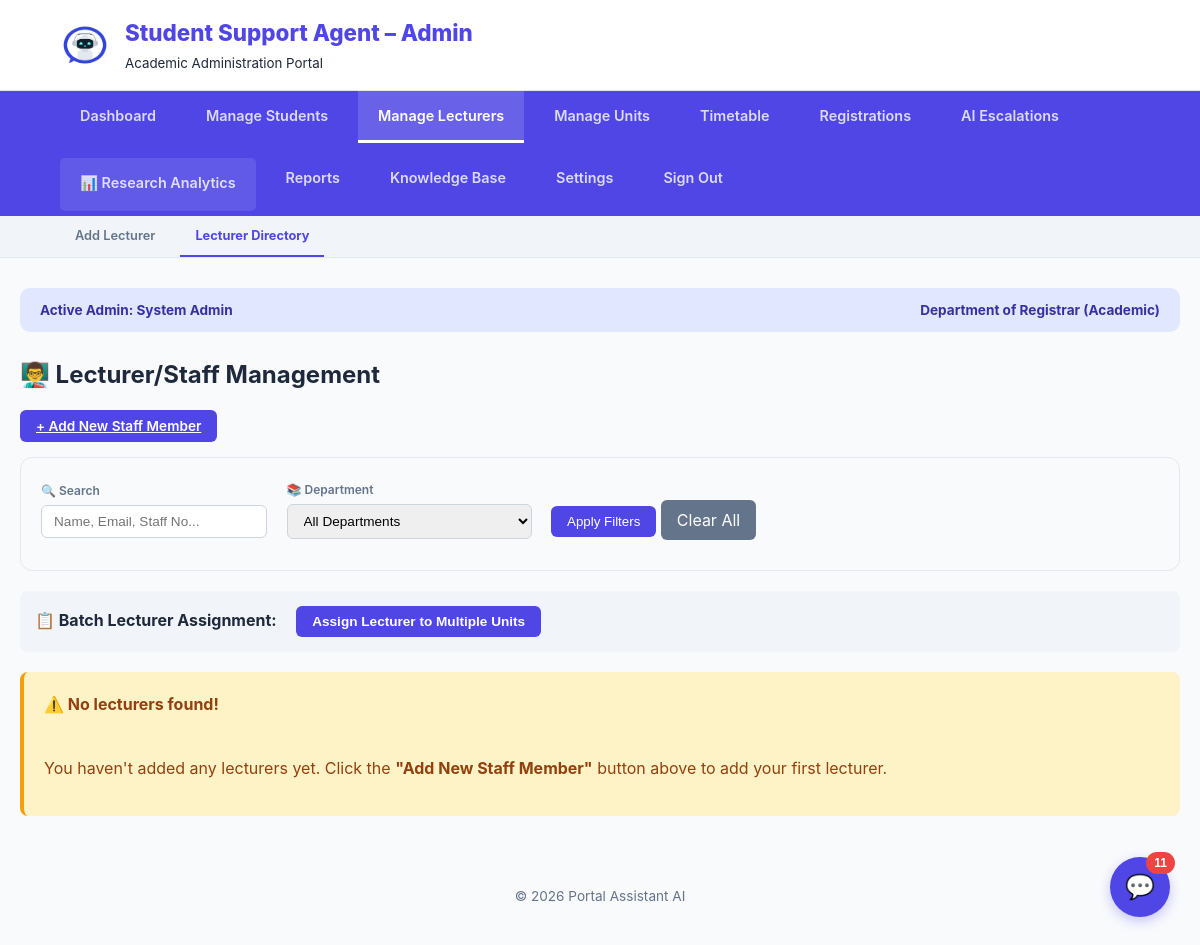
The app's page /Admin/Admin-index.php?section=lecturers (signed in), older data.
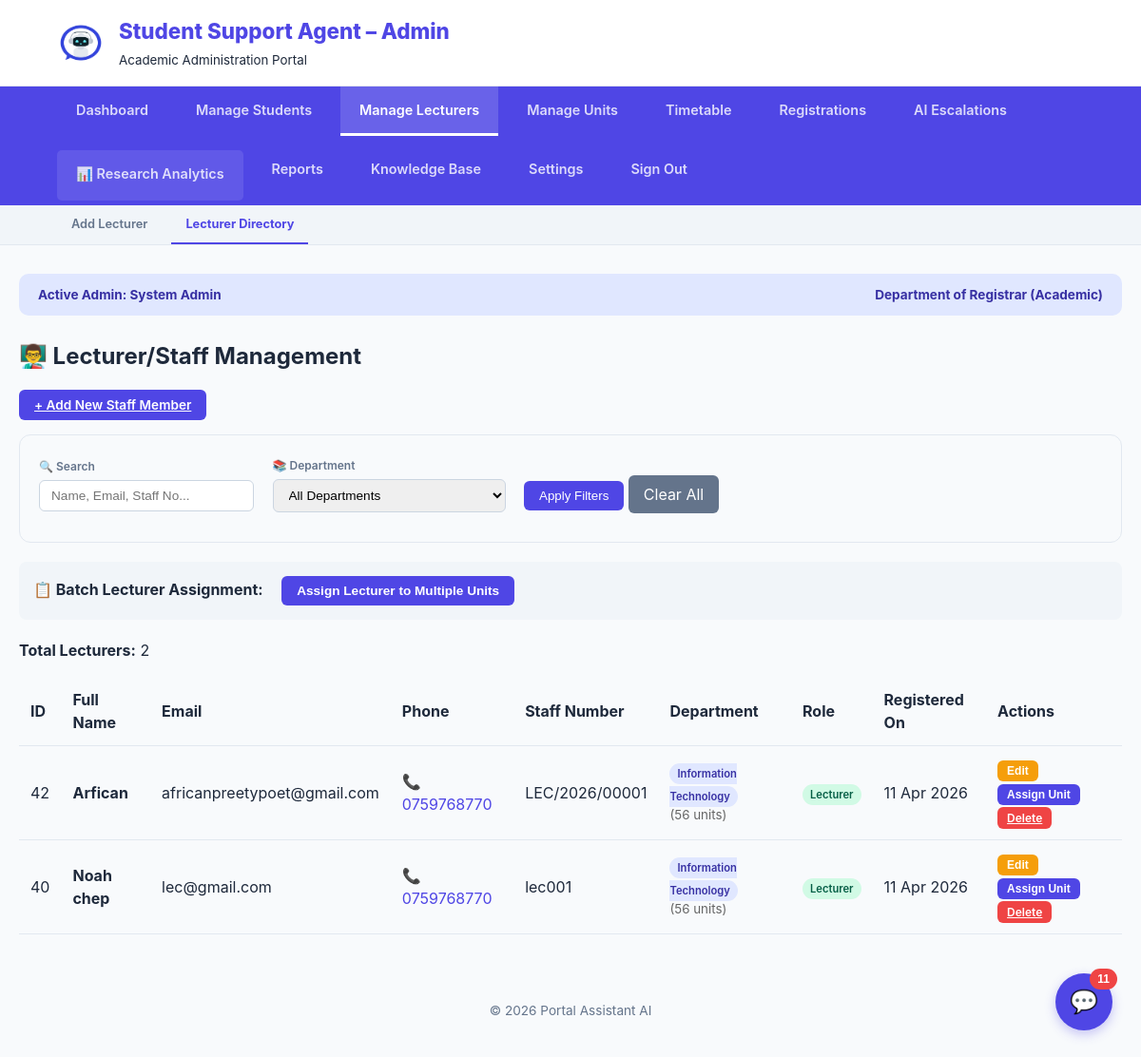
The same page, newer data.
### tables this page shows
CREATE TABLE `users` (
  `id` int(11) NOT NULL,
  `full_name` varchar(100) NOT NULL,
  `reg_number` varchar(50) NOT NULL,
  `email` varchar(100) NOT NULL,
  `password` varchar(255) NOT NULL,
  `password_changed` tinyint(1) NOT NULL DEFAULT 0,
  `role` enum('student','admin','lecturer') NOT NULL DEFAULT 'student',
  `department` varchar(100) NOT NULL,
  `phone` varchar(20) DEFAULT NULL,
  `created_at` timestamp NOT NULL DEFAULT current_timestamp(),
  `survey_done` tinyint(1) DEFAULT 0
);

### Admin/view_lecturers.php (the view, shortened to what this page needs)
<?php
$search = isset($_GET['search']) ? mysqli_real_escape_string($conn, $_GET['search']) : '';
$query = "SELECT id, full_name, email, reg_number, department, phone, role, created_at
          FROM users
          WHERE role = 'lecturer'";
$query .= " ORDER BY full_name";
$result = mysqli_query($conn, $query);
?>
<h2>👨‍🏫 Lecturer/Staff Management</h2>
<div style="margin-bottom: 20px;">
    <a href="Admin-index.php?section=add_lecturer" class="btn btn-primary">+ Add New Staff Member</a>
</div>
<div class="filter-bar">
    <form method="GET" action="Admin-index.php">
        <div class="filter-group">
            <label>🔍 Search</label>
            <input type="text" name="search" placeholder="Name, Email, Staff No..." value="<?php echo htmlspecialchars($search); ?>">
        </div>
        <div class="filter-group">
            <label>📚 Department</label>
            <select name="department">
                <option value="">All Departments</option>
            </select>
        </div>
        <div class="filter-group">
            <button type="submit" class="btn-filter">Apply Filters</button>
            <a href="Admin-index.php?section=lecturers" class="btn-clear">Clear All</a>
        </div>
    </form>
</div>
<div class="batch-actions">
    <strong>📋 Batch Lecturer Assignment:</strong>
    <button onclick="openAssignmentModal()" class="btn btn-primary" style="margin-left: 15px;">Assign Lecturer to Multiple Units</button>
</div>
<?php if (mysqli_num_rows($result) == 0): ?>
    <div class="alert" style="background: #fef3c7; color: #92400e; padding: 20px; border-radius: 8px; border-left: 4px solid #f59e0b;">
        <strong>⚠️ No lecturers found!</strong><br><br>
        <p>You haven't added any lecturers yet. Click the <strong>"Add New Staff Member"</strong> button above to add your first lecturer.</p>
    </div>
<?php else: ?>
    <p><strong>Total Lecturers:</strong> <?php echo mysqli_num_rows($result); ?></p>
    <table class="data-table">
        <thead>
            <tr>
                <th>ID</th>
                <th>Full Name</th>
                <th>Email</th>
                <th>Phone</th>
                <th>Staff Number</th>
                <th>Department</th>
                <th>Role</th>
                <th>Registered On</th>
                <th>Actions</th>
            </tr>
        </thead>
        <tbody>
            <?php while($row = mysqli_fetch_assoc($result)): ?>
            <?php
            $dept_units_query = "SELECT COUNT(*) as count FROM academic_workload WHERE department = '{$row['department']}'";
            $dept_units_result = mysqli_query($conn, $dept_units_query);
            $dept_units = mysqli_fetch_assoc($dept_units_result);
            ?>
            <tr>
                <td><?php echo $row['id']; ?></td>
                <td><strong><?php echo htmlspecialchars($row['full_name']); ?></strong></td>
                <td><?php echo htmlspecialchars($row['email']); ?></td>
                <td>
                    <?php if(!empty($row['phone'])): ?>
                        <a href="tel:<?php echo $row['phone']; ?>" style="text-decoration: none; color: #4f46e5;">
                            📞 <?php echo htmlspecialchars($row['phone']); ?>
                        </a>
                    <?php else: ?>
                        <span style="color: #999;">Not provided</span>
                    <?php endif; ?>
                </td>
                <td><?php echo htmlspecialchars($row['reg_number']); ?></td>
                <td>
                    <span class="status-badge" style="background: #e0e7ff; color: #3730a3;">
                        <?php echo htmlspecialchars($row['department'] ?? 'Not Assigned'); ?>
                    </span>
                    <small style="display: block; color: #666;">(<?php echo $dept_units['count']; ?> units)</small>
                </td>
                <td>
                    <span class="status-badge" style="background: #d1fae5; color: #065f46;">
                        <?php echo ucfirst($row['role']); ?>
                    </span>
                </td>
                <td><?php echo date('d M Y', strtotime($row['created_at'])); ?></td>
                <td>
                    <button class="btn btn-warning btn-sm" onclick="editUser(<?php echo $row['id']; ?>)">Edit</button>
                    <button class="btn btn-primary btn-sm" onclick="assignUnitToLecturer(<?php echo $row['id']; ?>, '<?php echo addslashes($row['full_name']); ?>', '<?php echo addslashes($row['department']); ?>')">Assign Unit</button>
                    <a href="?section=lecturers&delete_id=<?php echo $row['id']; ?>"
                       class="btn btn-danger btn-sm"
                       onclick="return confirm('Are you sure you want to delete <?php echo addslashes($row['full_name']); ?>?')">Delete</a>
                 </td>
             </tr>
            <?php endwhile; ?>
        </tbody>
    </table>
<?php endif; ?>

Row changes from the older to the newer data that the page shows:
added users: id "42", full_name "Arfican", email "africanpreetypoet@gmail.com", phone "0759768770", reg_number "LEC/2026/00001", department "Information Technology", count "56", role "Lecturer", created_at "11 Apr 2026"
added users: id "40", full_name "Noah chep", email "lec@gmail.com", phone "0759768770", reg_number "lec001", department "Information Technology", count "56", role "Lecturer", created_at "11 Apr 2026"
Text that changed along with them:
mysqli_num_rows($result): (not shown) → "2"
text no longer shown: "⚠️ No lecturers found! You haven't added any lecturers yet. Click the \"Add New Staff Member\" button above to add your first lecturer."
text now shown: "Total Lecturers: ID Full Name Email Phone Staff Number Department Role Registered On Actions"
